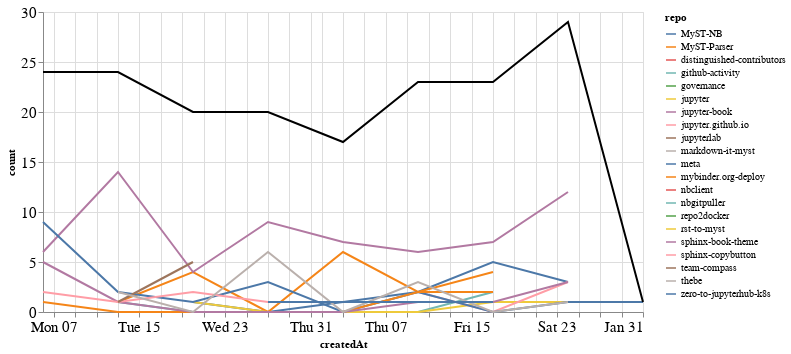

Notebook code for this chart:
### Markdown cell above
### Comments

### Code cell
comments_time = comments.groupby('repo').resample('W', on='createdAt').count()['author'].reset_index()
comments_time = comments_time.rename(columns={'author': 'count'})
comments_time_total = comments_time.groupby('createdAt').agg({"count": "sum"}).reset_index()
ch1 = alt.Chart(comments_time, width=600).mark_line().encode(
    x='createdAt',
    y='count',
    color='repo',
    tooltip="repo"
)

ch2 = alt.Chart(comments_time_total, width=600).mark_line(color="black").encode(
    x='createdAt',
    y='count',
)

ch1 + ch2

### Figure 1 — Vega-Lite specification as saved in the notebook (floating-point values rounded to 4 significant figures)
{"config": {"axisLeft": {"labelFontSize": 15}, "axisBottom": {"labelFontSize": 15}}, "layer": [{"data": {"name": "data-01e080596ea692a76a56302a1b1196fd"}, "mark": "line", "encoding": {"color": {"type": "nominal", "field": "repo"}, "tooltip": {"type": "nominal", "field": "repo"}, "x": {"type": "temporal", "field": "createdAt"}, "y": {"type": "quantitative", "field": "count"}}, "width": 600}, {"data": {"name": "data-32b05b1e32e4f00bf0c2c875d8b314a8"}, "mark": {"type": "line", "color": "black"}, "encoding": {"x": {"type": "temporal", "field": "createdAt"}, "y": {"type": "quantitative", "field": "count"}}, "width": 600}], "$schema": "https://vega.github.io/schema/vega-lite/v4.8.1.json", "datasets": {"data-01e080596ea692a76a56302a1b1196fd": [{"repo": "MyST-NB", "createdAt": "2020-12-20T00:00:00", "count": 1}, {"repo": "MyST-NB", "createdAt": "2020-12-27T00:00:00", "count": 0}, {"repo": "MyST-NB", "createdAt": "2021-01-03T00:00:00", "count": 1}, {"repo": "MyST-NB", "createdAt": "2021-01-10T00:00:00", "count": 2}, {"repo": "MyST-NB", "createdAt": "2021-01-17T00:00:00", "count": 5}, {"repo": "MyST-NB", "createdAt": "2021-01-24T00:00:00", "count": 3}, {"repo": "MyST-Parser", "createdAt": "2020-12-13T00:00:00", "count": 1}, {"repo": "MyST-Parser", "createdAt": "2020-12-20T00:00:00", "count": 4}, {"repo": "MyST-Parser", "createdAt": "2020-12-27T00:00:00", "count": 0}, {"repo": "MyST-Parser", "createdAt": "2021-01-03T00:00:00", "count": 6}, {"repo": "MyST-Parser", "createdAt": "2021-01-10T00:00:00", "count": 2}, {"repo": "MyST-Parser", "createdAt": "2021-01-17T00:00:00", "count": 4}, {"repo": "distinguished-contributors", "createdAt": "2020-12-20T00:00:00", "count": 1}, {"repo": "github-activity", "createdAt": "2020-12-13T00:00:00", "count": 1}, {"repo": "github-activity", "createdAt": "2020-12-20T00:00:00", "count": 0}, {"repo": "github-activity", "createdAt": "2020-12-27T00:00:00", "count": 0}, {"repo": "github-activity", "createdAt": "2021-01-03T00:00:00", "count": 0}, {"repo": "github-activity", "createdAt": "2021-01-10T00:00:00", "count": 0}, {"repo": "github-activity", "createdAt": "2021-01-17T00:00:00", "count": 2}, {"repo": "governance", "createdAt": "2021-01-24T00:00:00", "count": 1}, {"repo": "jupyter", "createdAt": "2020-12-20T00:00:00", "count": 1}, {"repo": "jupyter", "createdAt": "2020-12-27T00:00:00", "count": 0}, {"repo": "jupyter", "createdAt": "2021-01-03T00:00:00", "count": 0}, {"repo": "jupyter", "createdAt": "2021-01-10T00:00:00", "count": 0}, {"repo": "jupyter", "createdAt": "2021-01-17T00:00:00", "count": 1}, {"repo": "jupyter", "createdAt": "2021-01-24T00:00:00", "count": 1}, {"repo": "jupyter-book", "createdAt": "2020-12-06T00:00:00", "count": 6}, {"repo": "jupyter-book", "createdAt": "2020-12-13T00:00:00", "count": 14}, {"repo": "jupyter-book", "createdAt": "2020-12-20T00:00:00", "count": 4}, {"repo": "jupyter-book", "createdAt": "2020-12-27T00:00:00", "count": 9}, {"repo": "jupyter-book", "createdAt": "2021-01-03T00:00:00", "count": 7}, {"repo": "jupyter-book", "createdAt": "2021-01-10T00:00:00", "count": 6}, {"repo": "jupyter-book", "createdAt": "2021-01-17T00:00:00", "count": 7}, {"repo": "jupyter-book", "createdAt": "2021-01-24T00:00:00", "count": 12}, {"repo": "jupyter.github.io", "createdAt": "2021-01-10T00:00:00", "count": 2}, {"repo": "jupyter.github.io", "createdAt": "2021-01-17T00:00:00", "count": 0}, {"repo": "jupyter.github.io", "createdAt": "2021-01-24T00:00:00", "count": 3}, {"repo": "jupyterlab", "createdAt": "2020-12-20T00:00:00", "count": 1}, {"repo": "markdown-it-myst", "createdAt": "2020-12-06T00:00:00", "count": 1}, {"repo": "meta", "createdAt": "2020-12-06T00:00:00", "count": 9}, {"repo": "meta", "createdAt": "2020-12-13T00:00:00", "count": 2}, {"repo": "meta", "createdAt": "2020-12-20T00:00:00", "count": 1}, {"repo": "meta", "createdAt": "2020-12-27T00:00:00", "count": 3}, {"repo": "meta", "createdAt": "2021-01-03T00:00:00", "count": 0}, {"repo": "meta", "createdAt": "2021-01-10T00:00:00", "count": 2}, {"repo": "meta", "createdAt": "2021-01-17T00:00:00", "count": 0}, {"repo": "meta", "createdAt": "2021-01-24T00:00:00", "count": 1}, {"repo": "meta", "createdAt": "2021-01-31T00:00:00", "count": 1}, {"repo": "mybinder.org-deploy", "createdAt": "2020-12-06T00:00:00", "count": 1}, {"repo": "mybinder.org-deploy", "createdAt": "2020-12-13T00:00:00", "count": 0}, {"repo": "mybinder.org-deploy", "createdAt": "2020-12-20T00:00:00", "count": 0}, {"repo": "mybinder.org-deploy", "createdAt": "2020-12-27T00:00:00", "count": 0}, {"repo": "mybinder.org-deploy", "createdAt": "2021-01-03T00:00:00", "count": 0}, {"repo": "mybinder.org-deploy", "createdAt": "2021-01-10T00:00:00", "count": 2}, {"repo": "mybinder.org-deploy", "createdAt": "2021-01-17T00:00:00", "count": 2}, {"repo": "nbclient", "createdAt": "2020-12-13T00:00:00", "count": 1}, {"repo": "nbgitpuller", "createdAt": "2021-01-10T00:00:00", "count": 2}, {"repo": "repo2docker", "createdAt": "2021-01-24T00:00:00", "count": 4}, {"repo": "rst-to-myst", "createdAt": "2021-01-03T00:00:00", "count": 1}, {"repo": "sphinx-book-theme", "createdAt": "2020-12-06T00:00:00", "count": 5}, {"repo": "sphinx-book-theme", "createdAt": "2020-12-13T00:00:00", "count": 1}, {"repo": "sphinx-book-theme", "createdAt": "2020-12-20T00:00:00", "count": 0}, {"repo": "sphinx-book-theme", "createdAt": "2020-12-27T00:00:00", "count": 0}, {"repo": "sphinx-book-theme", "createdAt": "2021-01-03T00:00:00", "count": 0}, {"repo": "sphinx-book-theme", "createdAt": "2021-01-10T00:00:00", "count": 1}, {"repo": "sphinx-book-theme", "createdAt": "2021-01-17T00:00:00", "count": 1}, {"repo": "sphinx-book-theme", "createdAt": "2021-01-24T00:00:00", "count": 3}, {"repo": "sphinx-copybutton", "createdAt": "2020-12-06T00:00:00", "count": 2}, {"repo": "sphinx-copybutton", "createdAt": "2020-12-13T00:00:00", "count": 1}, {"repo": "sphinx-copybutton", "createdAt": "2020-12-20T00:00:00", "count": 2}, {"repo": "sphinx-copybutton", "createdAt": "2020-12-27T00:00:00", "count": 1}, {"repo": "sphinx-copybutton", "createdAt": "2021-01-03T00:00:00", "count": 1}, {"repo": "team-compass", "createdAt": "2020-12-13T00:00:00", "count": 1}, {"repo": "team-compass", "createdAt": "2020-12-20T00:00:00", "count": 5}, {"repo": "thebe", "createdAt": "2020-12-13T00:00:00", "count": 2}, {"repo": "thebe", "createdAt": "2020-12-20T00:00:00", "count": 0}, {"repo": "thebe", "createdAt": "2020-12-27T00:00:00", "count": 6}, {"repo": "thebe", "createdAt": "2021-01-03T00:00:00", "count": 0}, {"repo": "thebe", "createdAt": "2021-01-10T00:00:00", "count": 3}, {"repo": "thebe", "createdAt": "2021-01-17T00:00:00", "count": 0}, {"repo": "thebe", "createdAt": "2021-01-24T00:00:00", "count": 1}, {"repo": "zero-to-jupyterhub-k8s", "createdAt": "2020-12-27T00:00:00", "count": 1}, {"repo": "zero-to-jupyterhub-k8s", "createdAt": "2021-01-03T00:00:00", "count": 1}, {"repo": "zero-to-jupyterhub-k8s", "createdAt": "2021-01-10T00:00:00", "count": 1}, {"repo": "zero-to-jupyterhub-k8s", "createdAt": "2021-01-17T00:00:00", "count": 1}], "data-32b05b1e32e4f00bf0c2c875d8b314a8": [{"createdAt": "2020-12-06T00:00:00", "count": 24}, {"createdAt": "2020-12-13T00:00:00", "count": 24}, {"createdAt": "2020-12-20T00:00:00", "count": 20}, {"createdAt": "2020-12-27T00:00:00", "count": 20}, {"createdAt": "2021-01-03T00:00:00", "count": 17}, {"createdAt": "2021-01-10T00:00:00", "count": 23}, {"createdAt": "2021-01-17T00:00:00", "count": 23}, {"createdAt": "2021-01-24T00:00:00", "count": 29}, {"createdAt": "2021-01-31T00:00:00", "count": 1}]}}
